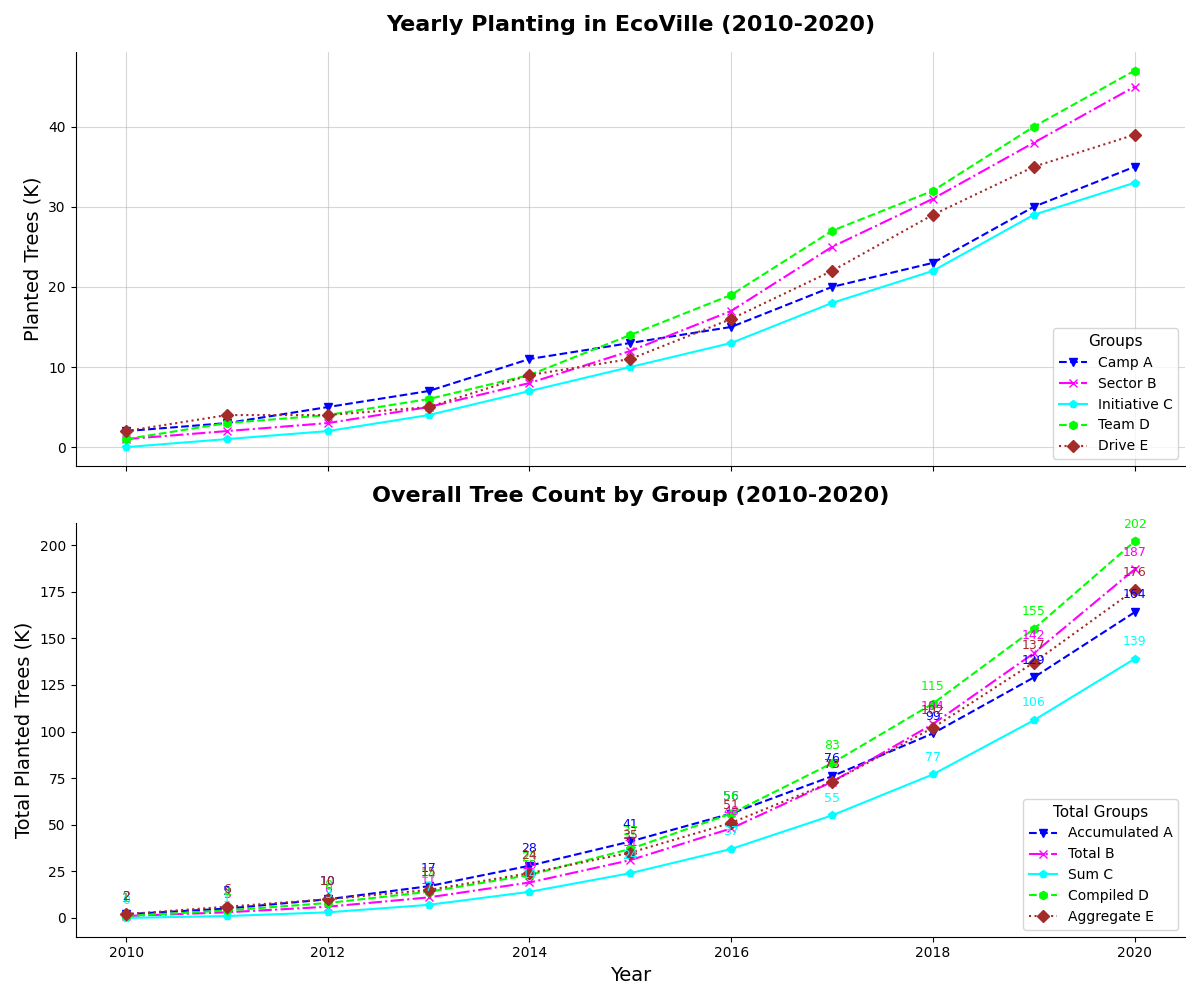

Reproduce this figure in Python.
import matplotlib.pyplot as plt
import numpy as np

years = np.arange(2010, 2021)

campaign_A = np.array([2, 3, 5, 7, 11, 13, 15, 20, 23, 30, 35])
campaign_B = np.array([1, 2, 3, 5, 8, 12, 17, 25, 31, 38, 45])
campaign_C = np.array([0, 1, 2, 4, 7, 10, 13, 18, 22, 29, 33])
campaign_D = np.array([1, 3, 4, 6, 9, 14, 19, 27, 32, 40, 47])
campaign_E = np.array([2, 4, 4, 5, 9, 11, 16, 22, 29, 35, 39])

cumulative_A = np.cumsum(campaign_A)
cumulative_B = np.cumsum(campaign_B)
cumulative_C = np.cumsum(campaign_C)
cumulative_D = np.cumsum(campaign_D)
cumulative_E = np.cumsum(campaign_E)

fig, (ax1, ax2) = plt.subplots(2, 1, figsize=(12, 10), sharex=True)

# Randomized stylistic elements and altered original settings
ax1.plot(years, campaign_A, marker='v', linestyle='--', color='blue', label='Camp A', linewidth=1.5)
ax1.plot(years, campaign_B, marker='x', linestyle='-.', color='magenta', label='Sector B', linewidth=1.5)
ax1.plot(years, campaign_C, marker='p', linestyle='-', color='cyan', label='Initiative C', linewidth=1.5)
ax1.plot(years, campaign_D, marker='h', linestyle='--', color='lime', label='Team D', linewidth=1.5)
ax1.plot(years, campaign_E, marker='D', linestyle=':', color='brown', label='Drive E', linewidth=1.5)

ax1.set_title('Yearly Planting in EcoVille (2010-2020)', fontsize=16, fontweight='bold', pad=15)
ax1.set_ylabel('Planted Trees (K)', fontsize=14)
ax1.legend(title='Groups', loc='lower right', fontsize=10, title_fontsize=11)
ax1.grid(True, linestyle='-', alpha=0.5)

ax2.plot(years, cumulative_A, marker='v', linestyle='--', color='blue', label='Accumulated A', linewidth=1.5)
ax2.plot(years, cumulative_B, marker='x', linestyle='-.', color='magenta', label='Total B', linewidth=1.5)
ax2.plot(years, cumulative_C, marker='p', linestyle='-', color='cyan', label='Sum C', linewidth=1.5)
ax2.plot(years, cumulative_D, marker='h', linestyle='--', color='lime', label='Compiled D', linewidth=1.5)
ax2.plot(years, cumulative_E, marker='D', linestyle=':', color='brown', label='Aggregate E', linewidth=1.5)

ax2.set_title('Overall Tree Count by Group (2010-2020)', fontsize=16, fontweight='bold', pad=15)
ax2.set_xlabel('Year', fontsize=14)
ax2.set_ylabel('Total Planted Trees (K)', fontsize=14)
ax2.legend(title='Total Groups', loc='lower right', fontsize=10, title_fontsize=11)
ax2.grid(False)  # Removed grid to show variety

for year, value in zip(years, cumulative_A):
    ax2.annotate(f'{value}', xy=(year, value), xytext=(0, 10), textcoords='offset points', ha='center', fontsize=9, color='blue')
for year, value in zip(years, cumulative_B):
    ax2.annotate(f'{value}', xy=(year, value), xytext=(0, 10), textcoords='offset points', ha='center', fontsize=9, color='magenta')
for year, value in zip(years, cumulative_C):
    ax2.annotate(f'{value}', xy=(year, value), xytext=(0, 10), textcoords='offset points', ha='center', fontsize=9, color='cyan')
for year, value in zip(years, cumulative_D):
    ax2.annotate(f'{value}', xy=(year, value), xytext=(0, 10), textcoords='offset points', ha='center', fontsize=9, color='lime')
for year, value in zip(years, cumulative_E):
    ax2.annotate(f'{value}', xy=(year, value), xytext=(0, 10), textcoords='offset points', ha='center', fontsize=9, color='brown')

# Changed border style of plots
for axis in [ax1, ax2]:
    axis.spines['top'].set_visible(False)
    axis.spines['right'].set_visible(False)

plt.tight_layout()
plt.show()
